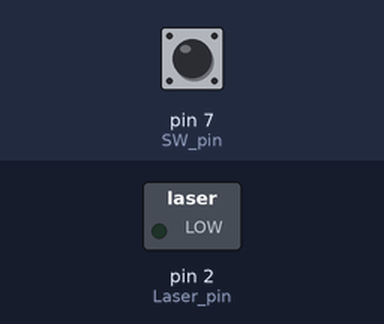
A sketch run on a simulated Arduino Uno, built with avr-gcc and run on an emulated ATmega328P. On the bench: switched loads named in the sketch (green lamp = pin HIGH). The inputs (shaded band) are chosen by the test bench; at power-on: pin 7 (SW_pin) HIGH.

Above: at 1.2 s.
1.3 s: pin 7 (SW_pin) pulled LOW for 0.15 s
At 2.0 s:
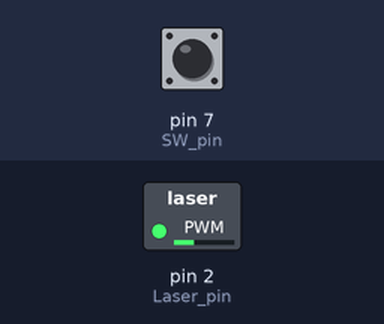
3.1 s: pin 7 (SW_pin) pulled LOW for 1 s
At 3.9 s:
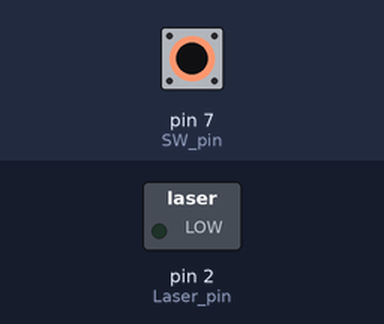
5.6 s: pin 7 (SW_pin) pulled LOW for 3.2 s
At 7.0 s:
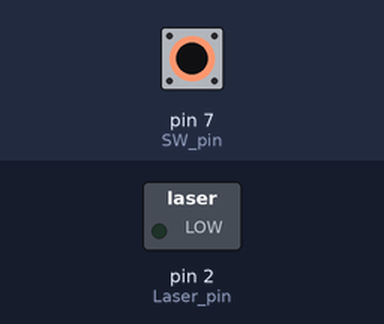
Timing chart, 0 to 8.6 s (numbered marks = the images above; inputs shaded):
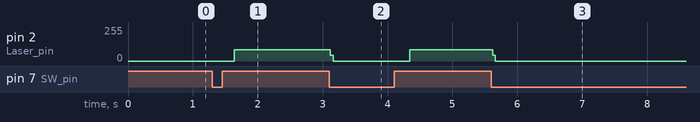

Measured:
- after the input at 1.3 s, pin 2 (Laser_pin): 0/255 → 84/255 after 0.34 s
- after the input at 3.1 s, pin 2 (Laser_pin): 84/255 → 0/255 at once, → 84/255 1.2 s later
- after the input at 5.6 s, pin 2 (Laser_pin): 84/255 → 0/255 at once

The sketch:

Laser_1.ino
```cpp
int SW_pin = 7;
int Laser_pin = 2;

int cot = 0;

void setup() {
  // put your setup code here, to run once:
  Serial.begin(9600);

  pinMode(SW_pin,INPUT_PULLUP);
  pinMode(Laser_pin,OUTPUT);
}

void loop() {
  // put your main code here, to run repeatedly:
  if(digitalRead(SW_pin)==LOW){
    cot^=true;
    delay(300);
  }
  if(cot ==true){
    digitalWrite(Laser_pin,HIGH);
    digitalWrite(Laser_pin,LOW);
    digitalWrite(Laser_pin,HIGH);
    digitalWrite(Laser_pin,LOW);
  }else{
    digitalWrite(Laser_pin,LOW);
  }
}
```
